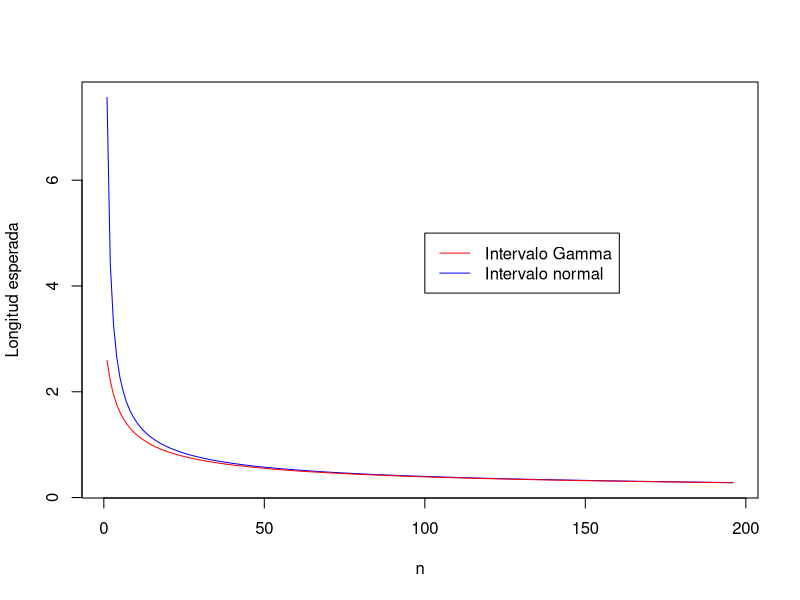

The R script that drew this image:
n<-c(5:200)
alpha=0.05

LG<-LN<-rep(NA,length(n))

for(i in 1:length(n)){
LG[i]<-n[i]*(1/qgamma(alpha/2,shape=n[i],scale=1)-1/qgamma(1-alpha/2,shape=n[i],scale=1))
LN[i]<-sqrt(n[i])*(1/(sqrt(n[i])-qnorm(1-alpha/2))-1/(sqrt(n[i])+qnorm(1-alpha/2)))
}

plot(LN,type="l",col="blue",xlab="n",ylab="Longitud esperada")
lines(LG,col="red")
legend(100,5,c("Intervalo Gamma", "Intervalo normal"),lty=c(1,1),col=c("red","blue"))